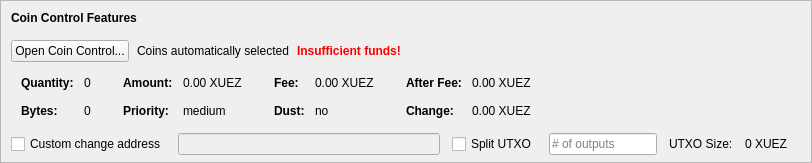
    <widget class="QFrame" name="frameCoinControl">
     <property name="sizePolicy">
      <sizepolicy hsizetype="Expanding" vsizetype="Expanding">
       <horstretch>0</horstretch>
       <verstretch>0</verstretch>
      </sizepolicy>
     </property>
     <property name="maximumSize">
      <size>
       <width>16777215</width>
       <height>16777215</height>
      </size>
     </property>
     <property name="frameShape">
      <enum>QFrame::StyledPanel</enum>
     </property>
     <property name="frameShadow">
      <enum>QFrame::Sunken</enum>
     </property>
     <layout class="QVBoxLayout" name="verticalLayoutCoinControl2">
      <property name="spacing">
       <number>0</number>
      </property>
      <property name="leftMargin">
       <number>0</number>
      </property>
      <property name="topMargin">
       <number>0</number>
      </property>
      <property name="rightMargin">
       <number>0</number>
      </property>
      <property name="bottomMargin">
       <number>6</number>
      </property>
      <item>
       <layout class="QVBoxLayout" name="verticalLayoutCoinControl" stretch="0,0,0,0,1">
        <property name="spacing">
         <number>0</number>
        </property>
        <property name="leftMargin">
         <number>10</number>
        </property>
        <property name="topMargin">
         <number>10</number>
        </property>
        <item>
         <layout class="QHBoxLayout" name="horizontalLayoutCoinControl1">
          <property name="bottomMargin">
           <number>15</number>
          </property>
          <item>
           <widget class="QLabel" name="labelCoinControlFeatures">
            <property name="sizePolicy">
             <sizepolicy hsizetype="Preferred" vsizetype="Maximum">
              <horstretch>0</horstretch>
              <verstretch>0</verstretch>
             </sizepolicy>
            </property>
            <property name="font">
             <font>
              <weight>75</weight>
              <bold>true</bold>
             </font>
            </property>
            <property name="styleSheet">
             <string notr="true">font-weight:bold;</string>
            </property>
            <property name="text">
             <string>Coin Control Features</string>
            </property>
           </widget>
          </item>
         </layout>
        </item>
        <item>
         <layout class="QHBoxLayout" name="horizontalLayoutCoinControl2" stretch="0,0,0,0">
          <property name="spacing">
           <number>8</number>
          </property>
          <property name="bottomMargin">
           <number>10</number>
          </property>
          <item>
           <widget class="QPushButton" name="pushButtonCoinControl">
            <property name="styleSheet">
             <string notr="true"/>
            </property>
            <property name="text">
             <string>Open Coin Control...</string>
            </property>
            <property name="autoDefault">
             <bool>false</bool>
            </property>
           </widget>
          </item>
          <item>
           <widget class="QLabel" name="labelCoinControlAutomaticallySelected">
            <property name="text">
             <string>Coins automatically selected</string>
            </property>
            <property name="margin">
             <number>5</number>
            </property>
           </widget>
          </item>
          <item>
           <widget class="QLabel" name="labelCoinControlInsuffFunds">
            <property name="font">
             <font>
              <weight>75</weight>
              <bold>true</bold>
             </font>
            </property>
            <property name="styleSheet">
             <string notr="true">color:red;font-weight:bold;</string>
            </property>
            <property name="text">
             <string>Insufficient funds!</string>
            </property>
            <property name="margin">
             <number>5</number>
            </property>
           </widget>
          </item>
          <item>
           <spacer name="horizontalSpacerCoinControl">
            <property name="orientation">
             <enum>Qt::Horizontal</enum>
            </property>
            <property name="sizeHint" stdset="0">
             <size>
              <width>40</width>
              <height>1</height>
             </size>
            </property>
           </spacer>
          </item>
         </layout>
        </item>
        <item>
         <widget class="QWidget" name="widgetCoinControl" native="true">
          <property name="sizePolicy">
           <sizepolicy hsizetype="Preferred" vsizetype="Preferred">
            <horstretch>0</horstretch>
            <verstretch>0</verstretch>
           </sizepolicy>
          </property>
          <property name="minimumSize">
           <size>
            <width>0</width>
            <height>0</height>
           </size>
          </property>
          <property name="styleSheet">
           <string notr="true"/>
          </property>
          <layout class="QHBoxLayout" name="horizontalLayoutCoinControl5">
           <property name="leftMargin">
            <number>0</number>
           </property>
           <property name="topMargin">
            <number>0</number>
           </property>
           <property name="rightMargin">
            <number>0</number>
           </property>
           <property name="bottomMargin">
            <number>0</number>
           </property>
           <item>
            <layout class="QHBoxLayout" name="horizontalLayoutCoinControl3" stretch="0,0,0,1">
             <property name="spacing">
              <number>20</number>
             </property>
             <property name="topMargin">
              <number>0</number>
             </property>
             <property name="bottomMargin">
              <number>10</number>
             </property>
             <item>
              <layout class="QFormLayout" name="formLayoutCoinControl1">
               <property name="horizontalSpacing">
                <number>10</number>
               </property>
               <property name="verticalSpacing">
                <number>14</number>
               </property>
               <property name="leftMargin">
                <number>10</number>
               </property>
               <property name="topMargin">
                <number>4</number>
               </property>
               <property name="rightMargin">
                <number>6</number>
               </property>
               <item row="0" column="0">
                <widget class="QLabel" name="labelCoinControlQuantityText">
                 <property name="font">
                  <font>
                   <weight>75</weight>
                   <bold>true</bold>
                  </font>
                 </property>
                 <property name="text">
                  <string>Quantity:</string>
                 </property>
                 <property name="margin">
                  <number>0</number>
                 </property>
                </widget>
               </item>
               <item row="0" column="1">
                <widget class="QLabel" name="labelCoinControlQuantity">
                 <property name="cursor">
                  <cursorShape>IBeamCursor</cursorShape>
                 </property>
                 <property name="contextMenuPolicy">
                  <enum>Qt::ActionsContextMenu</enum>
                 </property>
                 <property name="text">
                  <string notr="true">0</string>
                 </property>
                 <property name="margin">
                  <number>0</number>
                 </property>
                 <property name="textInteractionFlags">
                  <set>Qt::LinksAccessibleByMouse|Qt::TextSelectableByKeyboard|Qt::TextSelectableByMouse</set>
                 </property>
                </widget>
               </item>
               <item row="1" column="0">
                <widget class="QLabel" name="labelCoinControlBytesText">
                 <property name="font">
                  <font>
                   <weight>75</weight>
                   <bold>true</bold>
                  </font>
                 </property>
                 <property name="text">
                  <string>Bytes:</string>
                 </property>
                </widget>
               </item>
               <item row="1" column="1">
                <widget class="QLabel" name="labelCoinControlBytes">
                 <property name="cursor">
                  <cursorShape>IBeamCursor</cursorShape>
                 </property>
                 <property name="contextMenuPolicy">
                  <enum>Qt::ActionsContextMenu</enum>
                 </property>
                 <property name="text">
                  <string notr="true">0</string>
                 </property>
                 <property name="textInteractionFlags">
                  <set>Qt::LinksAccessibleByMouse|Qt::TextSelectableByKeyboard|Qt::TextSelectableByMouse</set>
                 </property>
                </widget>
               </item>
              </layout>
             </item>
             <item>
              <layout class="QFormLayout" name="formLayoutCoinControl2">
               <property name="horizontalSpacing">
                <number>10</number>
               </property>
               <property name="verticalSpacing">
                <number>14</number>
               </property>
               <property name="leftMargin">
                <number>6</number>
               </property>
               <property name="topMargin">
                <number>4</number>
               </property>
               <property name="rightMargin">
                <number>6</number>
               </property>
               <item row="0" column="0">
                <widget class="QLabel" name="labelCoinControlAmountText">
                 <property name="font">
                  <font>
                   <weight>75</weight>
                   <bold>true</bold>
                  </font>
                 </property>
                 <property name="text">
                  <string>Amount:</string>
                 </property>
                 <property name="margin">
                  <number>0</number>
                 </property>
                </widget>
               </item>
               <item row="0" column="1">
                <widget class="QLabel" name="labelCoinControlAmount">
                 <property name="cursor">
                  <cursorShape>IBeamCursor</cursorShape>
                 </property>
                 <property name="contextMenuPolicy">
                  <enum>Qt::ActionsContextMenu</enum>
                 </property>
                 <property name="text">
                  <string notr="true">0.00 XUEZ</string>
                 </property>
                 <property name="textInteractionFlags">
                  <set>Qt::LinksAccessibleByMouse|Qt::TextSelectableByKeyboard|Qt::TextSelectableByMouse</set>
                 </property>
                </widget>
               </item>
               <item row="1" column="0">
                <widget class="QLabel" name="labelCoinControlPriorityText">
                 <property name="font">
                  <font>
                   <weight>75</weight>
                   <bold>true</bold>
                  </font>
                 </property>
                 <property name="text">
                  <string>Priority:</string>
                 </property>
                </widget>
               </item>
               <item row="1" column="1">
                <widget class="QLabel" name="labelCoinControlPriority">
                 <property name="cursor">
                  <cursorShape>IBeamCursor</cursorShape>
                 </property>
                 <property name="contextMenuPolicy">
                  <enum>Qt::ActionsContextMenu</enum>
                 </property>
                 <property name="text">
                  <string>medium</string>
                 </property>
                 <property name="textInteractionFlags">
                  <set>Qt::LinksAccessibleByMouse|Qt::TextSelectableByKeyboard|Qt::TextSelectableByMouse</set>
                 </property>
                </widget>
               </item>
              </layout>
             </item>
             <item>
              <layout class="QFormLayout" name="formLayoutCoinControl3">
               <property name="horizontalSpacing">
                <number>10</number>
               </property>
               <property name="verticalSpacing">
                <number>14</number>
               </property>
               <property name="leftMargin">
                <number>6</number>
               </property>
               <property name="topMargin">
                <number>4</number>
               </property>
               <property name="rightMargin">
                <number>6</number>
               </property>
               <item row="0" column="0">
                <widget class="QLabel" name="labelCoinControlFeeText">
                 <property name="font">
                  <font>
                   <weight>75</weight>
                   <bold>true</bold>
                  </font>
                 </property>
                 <property name="text">
                  <string>Fee:</string>
                 </property>
                 <property name="margin">
                  <number>0</number>
                 </property>
                </widget>
               </item>
               <item row="0" column="1">
                <widget class="QLabel" name="labelCoinControlFee">
                 <property name="cursor">
                  <cursorShape>IBeamCursor</cursorShape>
                 </property>
                 <property name="contextMenuPolicy">
                  <enum>Qt::ActionsContextMenu</enum>
                 </property>
                 <property name="text">
                  <string notr="true">0.00 XUEZ</string>
                 </property>
                 <property name="textInteractionFlags">
                  <set>Qt::LinksAccessibleByMouse|Qt::TextSelectableByKeyboard|Qt::TextSelectableByMouse</set>
                 </property>
                </widget>
               </item>
               <item row="1" column="0">
                <widget class="QLabel" name="labelCoinControlLowOutputText">
                 <property name="font">
                  <font>
                   <weight>75</weight>
                   <bold>true</bold>
                  </font>
                 </property>
                 <property name="text">
                  <string>Dust:</string>
                 </property>
                </widget>
               </item>
               <item row="1" column="1">
                <widget class="QLabel" name="labelCoinControlLowOutput">
                 <property name="cursor">
                  <cursorShape>IBeamCursor</cursorShape>
                 </property>
                 <property name="contextMenuPolicy">
                  <enum>Qt::ActionsContextMenu</enum>
                 </property>
                 <property name="text">
                  <string>no</string>
                 </property>
                 <property name="textInteractionFlags">
                  <set>Qt::LinksAccessibleByMouse|Qt::TextSelectableByKeyboard|Qt::TextSelectableByMouse</set>
                 </property>
                </widget>
               </item>
              </layout>
             </item>
             <item>
              <layout class="QFormLayout" name="formLayoutCoinControl4">
               <property name="horizontalSpacing">
                <number>10</number>
               </property>
               <property name="verticalSpacing">
                <number>14</number>
               </property>
               <property name="leftMargin">
                <number>6</number>
               </property>
               <property name="topMargin">
                <number>4</number>
               </property>
               <property name="rightMargin">
                <number>6</number>
               </property>
               <item row="0" column="0">
                <widget class="QLabel" name="labelCoinControlAfterFeeText">
                 <property name="font">
                  <font>
                   <weight>75</weight>
                   <bold>true</bold>
                  </font>
                 </property>
                 <property name="text">
                  <string>After Fee:</string>
                 </property>
                 <property name="margin">
                  <number>0</number>
                 </property>
                </widget>
               </item>
               <item row="0" column="1">
                <widget class="QLabel" name="labelCoinControlAfterFee">
                 <property name="cursor">
                  <cursorShape>IBeamCursor</cursorShape>
                 </property>
                 <property name="contextMenuPolicy">
                  <enum>Qt::ActionsContextMenu</enum>
                 </property>
                 <property name="text">
                  <string notr="true">0.00 XUEZ</string>
                 </property>
                 <property name="textInteractionFlags">
                  <set>Qt::LinksAccessibleByMouse|Qt::TextSelectableByKeyboard|Qt::TextSelectableByMouse</set>
                 </property>
                </widget>
               </item>
               <item row="1" column="0">
                <widget class="QLabel" name="labelCoinControlChangeText">
                 <property name="font">
                  <font>
                   <weight>75</weight>
                   <bold>true</bold>
                  </font>
                 </property>
                 <property name="text">
                  <string>Change:</string>
                 </property>
                </widget>
               </item>
               <item row="1" column="1">
                <widget class="QLabel" name="labelCoinControlChange">
                 <property name="cursor">
                  <cursorShape>IBeamCursor</cursorShape>
                 </property>
                 <property name="contextMenuPolicy">
                  <enum>Qt::ActionsContextMenu</enum>
                 </property>
                 <property name="text">
                  <string notr="true">0.00 XUEZ</string>
                 </property>
                 <property name="textInteractionFlags">
                  <set>Qt::LinksAccessibleByMouse|Qt::TextSelectableByKeyboard|Qt::TextSelectableByMouse</set>
                 </property>
                </widget>
               </item>
              </layout>
             </item>
            </layout>
           </item>
          </layout>
         </widget>
        </item>
        <item>
         <layout class="QHBoxLayout" name="horizontalLayoutCoinControl4" stretch="0,0,0,0,0,0,0">
          <property name="spacing">
           <number>12</number>
          </property>
          <property name="sizeConstraint">
           <enum>QLayout::SetDefaultConstraint</enum>
          </property>
          <property name="topMargin">
           <number>5</number>
          </property>
          <property name="rightMargin">
           <number>5</number>
          </property>
          <item>
           <widget class="QCheckBox" name="checkBoxCoinControlChange">
            <property name="toolTip">
             <string>If this is activated, but the change address is empty or invalid, change will be sent to a newly generated address.</string>
            </property>
            <property name="text">
             <string>Custom change address</string>
            </property>
           </widget>
          </item>
          <item>
           <widget class="QValidatedLineEdit" name="lineEditCoinControlChange">
            <property name="enabled">
             <bool>false</bool>
            </property>
            <property name="sizePolicy">
             <sizepolicy hsizetype="Expanding" vsizetype="Fixed">
              <horstretch>0</horstretch>
              <verstretch>0</verstretch>
             </sizepolicy>
            </property>
           </widget>
          </item>
          <item>
           <widget class="QCheckBox" name="splitBlockCheckBox">
            <property name="text">
             <string>Split UTXO</string>
            </property>
           </widget>
          </item>
          <item>
           <widget class="QLineEdit" name="splitBlockLineEdit">
            <property name="sizePolicy">
             <sizepolicy hsizetype="Fixed" vsizetype="Fixed">
              <horstretch>50</horstretch>
              <verstretch>0</verstretch>
             </sizepolicy>
            </property>
            <property name="placeholderText">
             <string># of outputs</string>
            </property>
           </widget>
          </item>
          <item>
           <widget class="QLabel" name="labelBlockSizeText">
            <property name="text">
             <string>UTXO Size:</string>
            </property>
           </widget>
          </item>
          <item>
           <widget class="QLabel" name="labelBlockSize">
            <property name="text">
             <string>0 XUEZ</string>
            </property>
           </widget>
          </item>
          <item>
           <widget class="QLabel" name="labelCoinControlChangeLabel">
            <property name="sizePolicy">
             <sizepolicy hsizetype="Preferred" vsizetype="Expanding">
              <horstretch>0</horstretch>
              <verstretch>0</verstretch>
             </sizepolicy>
            </property>
            <property name="minimumSize">
             <size>
              <width>0</width>
              <height>0</height>
             </size>
            </property>
            <property name="text">
             <string/>
            </property>
            <property name="margin">
             <number>3</number>
            </property>
           </widget>
          </item>
         </layout>
        </item>
        <item>
         <spacer name="verticalSpacerCoinControl">
          <property name="orientation">
           <enum>Qt::Vertical</enum>
          </property>
          <property name="sizeHint" stdset="0">
           <size>
            <width>800</width>
            <height>1</height>
           </size>
          </property>
         </spacer>
        </item>
       </layout>
      </item>
     </layout>
    </widget>
